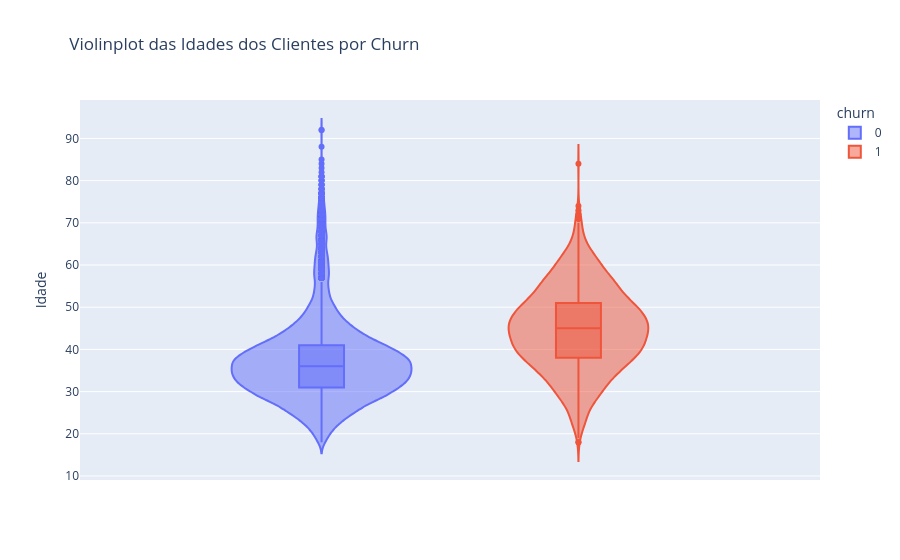

Notebook cell for this chart:
### Code cell
fig = px.violin(dados, y = 'idade', color = 'churn',
             title = 'Violinplot das Idades dos Clientes por Churn',
             color_discrete_map={
                     1: '#EF553B',
                     0: '#636EFA'
             }, box=True, category_orders={
                'churn': [0, 1]
              })
fig.update_layout(
    yaxis_title = 'Idade',
    title_x = 0.077
)
fig.show()

### Figure 1 — Plotly figure (JSON) as saved in the notebook; plotly's stock layout.template omitted (floating-point values rounded to 4 significant figures; data arrays with more than 128 entries replaced by an {"elided": "..."} marker saying what was removed)
{"data": [{"alignmentgroup": "True", "box": {"visible": true}, "hovertemplate": "churn=0<br>idade=%{y}<extra></extra>", "legendgroup": "0", "marker": {"color": "#636EFA"}, "name": "0", "offsetgroup": "0", "orientation": "v", "scalegroup": "True", "showlegend": true, "type": "violin", "x0": " ", "xaxis": "x", "y": {"elided": "7963 int values"}, "y0": " ", "yaxis": "y"}, {"alignmentgroup": "True", "box": {"visible": true}, "hovertemplate": "churn=1<br>idade=%{y}<extra></extra>", "legendgroup": "1", "marker": {"color": "#EF553B"}, "name": "1", "offsetgroup": "1", "orientation": "v", "scalegroup": "True", "showlegend": true, "type": "violin", "x0": " ", "xaxis": "x", "y": {"elided": "2037 int values"}, "y0": " ", "yaxis": "y"}], "layout": {"legend": {"title": {"text": "churn"}, "tracegroupgap": 0}, "title": {"text": "Violinplot das Idades dos Clientes por Churn", "x": 0.077}, "violinmode": "group", "xaxis": {"anchor": "y", "domain": [0, 1]}, "yaxis": {"anchor": "x", "domain": [0, 1], "title": {"text": "Idade"}}}}
